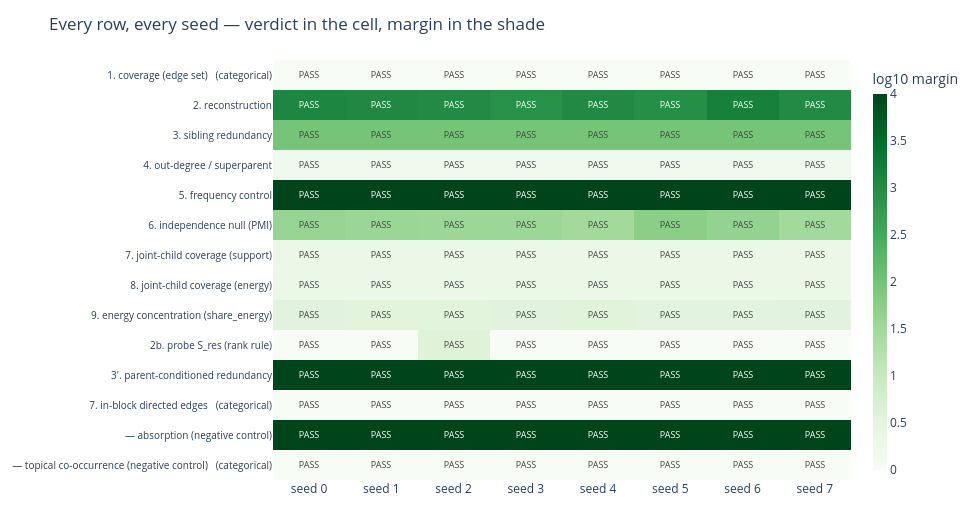

The notebook cell saved with this chart:
### Markdown cell above
## 8. Does any of this depend on the seed?

`build_world(seed=...)` takes a seed, but nothing in the repo loops over one:
`calibrate()` is called once, at seed 0. The `validation/README.md` used to claim a
0–7 sweep that has never existed. This section is that sweep, and it belongs in a
notebook rather than in the script — the script is a gate that must stay fast, and
eight worlds cost eight times as much for a property that is not what it asserts.

The randomness is narrow by design: the tree, the pathologies and the token-id
plan are fixed, and the seed only moves activation magnitudes, the superparent's
firing mask, the decoder directions and the residual noise. So a verdict that
flipped here would mean a metric is passing on the noise draw — which is exactly
what the sweep is for. Watch the **margins**, not just the verdicts: a row whose
margin swings by orders of magnitude is a row whose threshold happens to sit in a
gap rather than a row that is measuring something stable.

### Code cell
SEEDS = list(range(8))
sweep = {}
for s in SEEDS:
    _, _, rs = calibrate(seed=s)
    sweep[s] = {r["metric"]: r for r in rs}
    fails = [r["metric"] for r in rs if not r["pass"]]
    print(f"seed {s}: {sum(r['pass'] for r in rs)}/{len(rs)} pass"
          + (f"   FAIL: {fails}" if fails else ""))

metrics_order = [r["metric"] for r in rows]
# A categorical row's margin is 1.0 meaning "correct", which shades like "no
# separation" on a ratio scale. Say so on the axis instead of in a caption.
row_label = {r["metric"]: r["metric"] + ("   (categorical)"
                                         if r.get("margin_kind") == "categorical" else "")
             for r in rows}
z = np.array([[min(sweep[s][name]["margin"], 1e4) for s in SEEDS]
              for name in metrics_order])
text = np.array([["PASS" if sweep[s][name]["pass"] else "FAIL" for s in SEEDS]
                 for name in metrics_order])

fig = go.Figure(go.Heatmap(
    z=np.log10(np.clip(z, 1e-3, None)), x=[f"seed {s}" for s in SEEDS],
    y=[row_label[name] for name in metrics_order], colorscale="Greens", zmin=0, zmax=4,
    colorbar=dict(title="log10 margin", thickness=14),
    text=text, texttemplate="%{text}", textfont=dict(size=9),
    hovertemplate="%{y}<br>%{x}<br>margin 10^%{z:.2f}<extra></extra>"))
fig.update_layout(
    title="Every row, every seed — verdict in the cell, margin in the shade",
    width=980, height=520, plot_bgcolor="white",
    yaxis=dict(autorange="reversed", tickfont=dict(size=10)),
    margin=dict(l=260, r=20, t=60, b=40))
sweep_fig = fig
sweep_fig.show()

print("\nmargin spread across seeds (ratio-scored rows):")
for name in metrics_order:
    ms = [sweep[s][name]["margin"] for s in SEEDS]
    if sweep[0][name].get("margin_kind") == "categorical":
        continue
    print(f"  {name:<38} min {min(ms):>12.2f}   max {max(ms):>12.2f}   "
          f"spread {max(ms) / max(min(ms), 1e-12):>8.1f}x")

### Figure 1 — Plotly figure (JSON) as saved in the notebook; plotly's stock layout.template omitted (floating-point values rounded to 4 significant figures)
{"data": [{"colorbar": {"thickness": 14, "title": {"text": "log10 margin"}}, "colorscale": [[0, "rgb(247,252,245)"], [0.125, "rgb(229,245,224)"], [0.25, "rgb(199,233,192)"], [0.375, "rgb(161,217,155)"], [0.5, "rgb(116,196,118)"], [0.625, "rgb(65,171,93)"], [0.75, "rgb(35,139,69)"], [0.875, "rgb(0,109,44)"], [1, "rgb(0,68,27)"]], "hovertemplate": "%{y}<br>%{x}<br>margin 10^%{z:.2f}<extra></extra>", "text": [["PASS", "PASS", "PASS", "PASS", "PASS", "PASS", "PASS", "PASS"], ["PASS", "PASS", "PASS", "PASS", "PASS", "PASS", "PASS", "PASS"], ["PASS", "PASS", "PASS", "PASS", "PASS", "PASS", "PASS", "PASS"], ["PASS", "PASS", "PASS", "PASS", "PASS", "PASS", "PASS", "PASS"], ["PASS", "PASS", "PASS", "PASS", "PASS", "PASS", "PASS", "PASS"], ["PASS", "PASS", "PASS", "PASS", "PASS", "PASS", "PASS", "PASS"], ["PASS", "PASS", "PASS", "PASS", "PASS", "PASS", "PASS", "PASS"], ["PASS", "PASS", "PASS", "PASS", "PASS", "PASS", "PASS", "PASS"], ["PASS", "PASS", "PASS", "PASS", "PASS", "PASS", "PASS", "PASS"], ["PASS", "PASS", "PASS", "PASS", "PASS", "PASS", "PASS", "PASS"], ["PASS", "PASS", "PASS", "PASS", "PASS", "PASS", "PASS", "PASS"], ["PASS", "PASS", "PASS", "PASS", "PASS", "PASS", "PASS", "PASS"], ["PASS", "PASS", "PASS", "PASS", "PASS", "PASS", "PASS", "PASS"], ["PASS", "PASS", "PASS", "PASS", "PASS", "PASS", "PASS", "PASS"]], "textfont": {"size": 9}, "texttemplate": "%{text}", "type": "heatmap", "x": ["seed 0", "seed 1", "seed 2", "seed 3", "seed 4", "seed 5", "seed 6", "seed 7"], "y": ["1. coverage (edge set)   (categorical)", "2. reconstruction", "3. sibling redundancy", "4. out-degree / superparent", "5. frequency control", "6. independence null (PMI)", "7. joint-child coverage (support)", "8. joint-child coverage (energy)", "9. energy concentration (share_energy)", "2b. probe S_res (rank rule)", "3'. parent-conditioned redundancy", "7. in-block directed edges   (categorical)", "— absorption (negative control)", "— topical co-occurrence (negative control)   (categorical)"], "z": [[0.0, 0.0, 0.0, 0.0, 0.0, 0.0, 0.0, 0.0], [3.09, 3.045, 3.02, 2.912, 3.035, 2.959, 3.173, 3.012], [1.991, 1.991, 1.991, 1.991, 1.991, 1.991, 1.991, 1.991], [0.1981, 0.1981, 0.1981, 0.1981, 0.1981, 0.1981, 0.1981, 0.1981], [4.0, 4.0, 4.0, 4.0, 4.0, 4.0, 4.0, 4.0], [1.613, 1.575, 1.551, 1.546, 1.48, 1.757, 1.655, 1.492], [0.3319, 0.3323, 0.3292, 0.3353, 0.3307, 0.3373, 0.3336, 0.3343], [0.3365, 0.3303, 0.3267, 0.3305, 0.3329, 0.3332, 0.3313, 0.3323], [0.568, 0.5575, 0.5601, 0.5659, 0.5766, 0.5539, 0.5503, 0.564], [-0.1761, -0.1761, 0.6021, -0.1761, -0.1761, -0.1761, -0.1761, 0.0], [4.0, 4.0, 4.0, 4.0, 4.0, 4.0, 4.0, 4.0], [0.0, 0.0, 0.0, 0.0, 0.0, 0.0, 0.0, 0.0], [4.0, 4.0, 4.0, 4.0, 4.0, 4.0, 4.0, 4.0], [0.0, 0.0, 0.0, 0.0, 0.0, 0.0, 0.0, 0.0]], "zmax": 4, "zmin": 0}], "layout": {"height": 520, "margin": {"b": 40, "l": 260, "r": 20, "t": 60}, "plot_bgcolor": "white", "title": {"text": "Every row, every seed — verdict in the cell, margin in the shade"}, "width": 980, "yaxis": {"autorange": "reversed", "tickfont": {"size": 10}}}}
